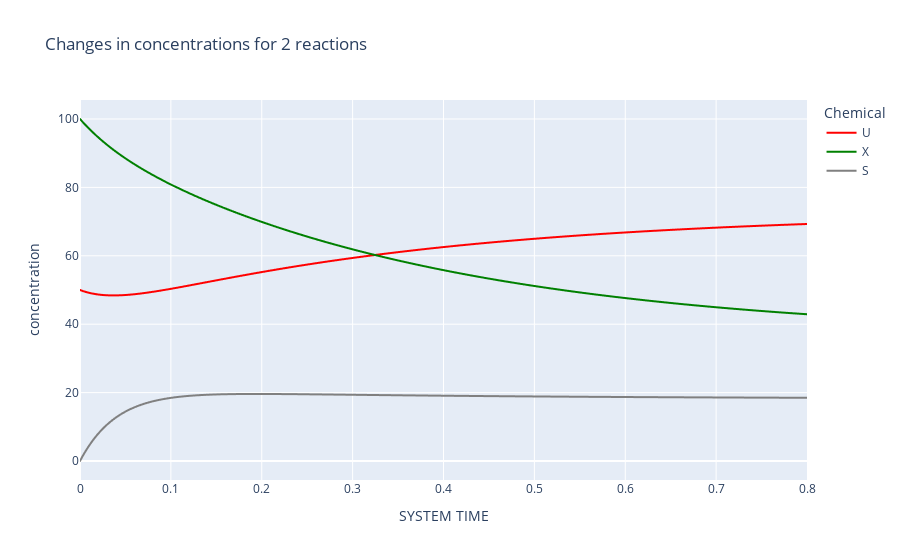

This figure's notebook cell:
### Code cell
dynamics.plot_curves(colors=['red', 'green', 'gray'])

### Figure 1 — Plotly figure (JSON) as saved in the notebook; plotly's stock layout.template omitted (floating-point values rounded to 4 significant figures; data arrays with more than 128 entries replaced by an {"elided": "..."} marker saying what was removed)
{"data": [{"hovertemplate": "Chemical=U<br>SYSTEM TIME=%{x}<br>concentration=%{y}<extra></extra>", "legendgroup": "U", "line": {"color": "red", "dash": "solid"}, "marker": {"symbol": "circle"}, "mode": "lines", "name": "U", "showlegend": true, "type": "scattergl", "x": {"elided": "801 float values"}, "xaxis": "x", "y": {"elided": "801 float values"}, "yaxis": "y"}, {"hovertemplate": "Chemical=X<br>SYSTEM TIME=%{x}<br>concentration=%{y}<extra></extra>", "legendgroup": "X", "line": {"color": "green", "dash": "solid"}, "marker": {"symbol": "circle"}, "mode": "lines", "name": "X", "showlegend": true, "type": "scattergl", "x": {"elided": "801 float values"}, "xaxis": "x", "y": {"elided": "801 float values"}, "yaxis": "y"}, {"hovertemplate": "Chemical=S<br>SYSTEM TIME=%{x}<br>concentration=%{y}<extra></extra>", "legendgroup": "S", "line": {"color": "gray", "dash": "solid"}, "marker": {"symbol": "circle"}, "mode": "lines", "name": "S", "showlegend": true, "type": "scattergl", "x": {"elided": "801 float values"}, "xaxis": "x", "y": {"elided": "801 float values"}, "yaxis": "y"}], "layout": {"autosize": true, "legend": {"title": {"text": "Chemical"}, "tracegroupgap": 0}, "title": {"text": "Changes in concentrations for 2 reactions"}, "xaxis": {"anchor": "y", "autorange": true, "domain": [0, 1], "range": [0, 0.8], "title": {"text": "SYSTEM TIME"}, "type": "linear"}, "yaxis": {"anchor": "x", "autorange": true, "domain": [0, 1], "range": [-5.556, 105.6], "title": {"text": "concentration"}, "type": "linear"}}}
